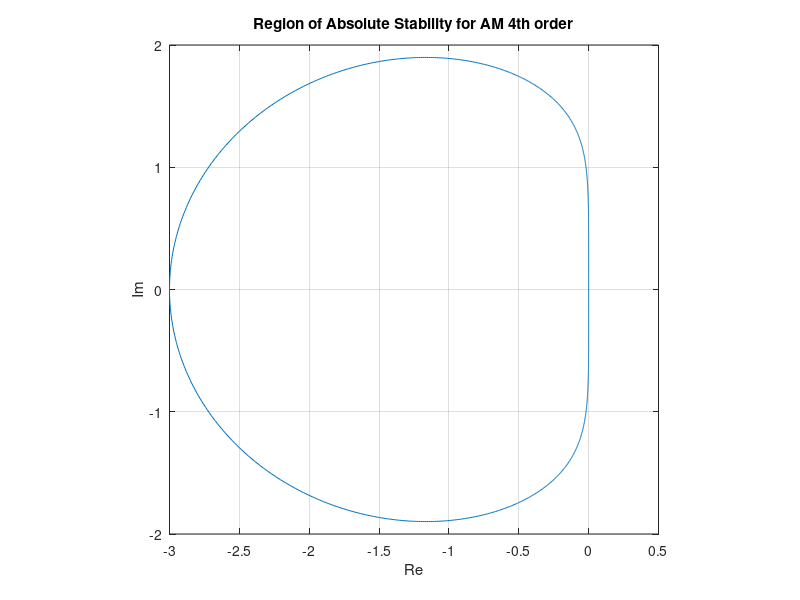

The MATLAB script that drew this image:
%Ex5Q3d
%Adams Molton 4th order

for h=-10:1:0
   p=[1-9/24*h, -1-19/24*h, 5/24*h, -1/24*h];
   %disp([h,abs(roots(p))'])
   fprintf('%7.2f %7.4f %7.4f %7.4f\n',h,abs(roots(p)))
end


theta=linspace(0,2*pi,1000);
w=exp(-i*theta);
z=(w.^3-w.^2)./(w.^3*9/24+w.^2*19/24-w*5/24+1/24);

figure(2)
plot(z)

xlabel('Re')
ylabel('Im')
title('Region of Absolute Stability for AM 4th order')
axis square

grid on